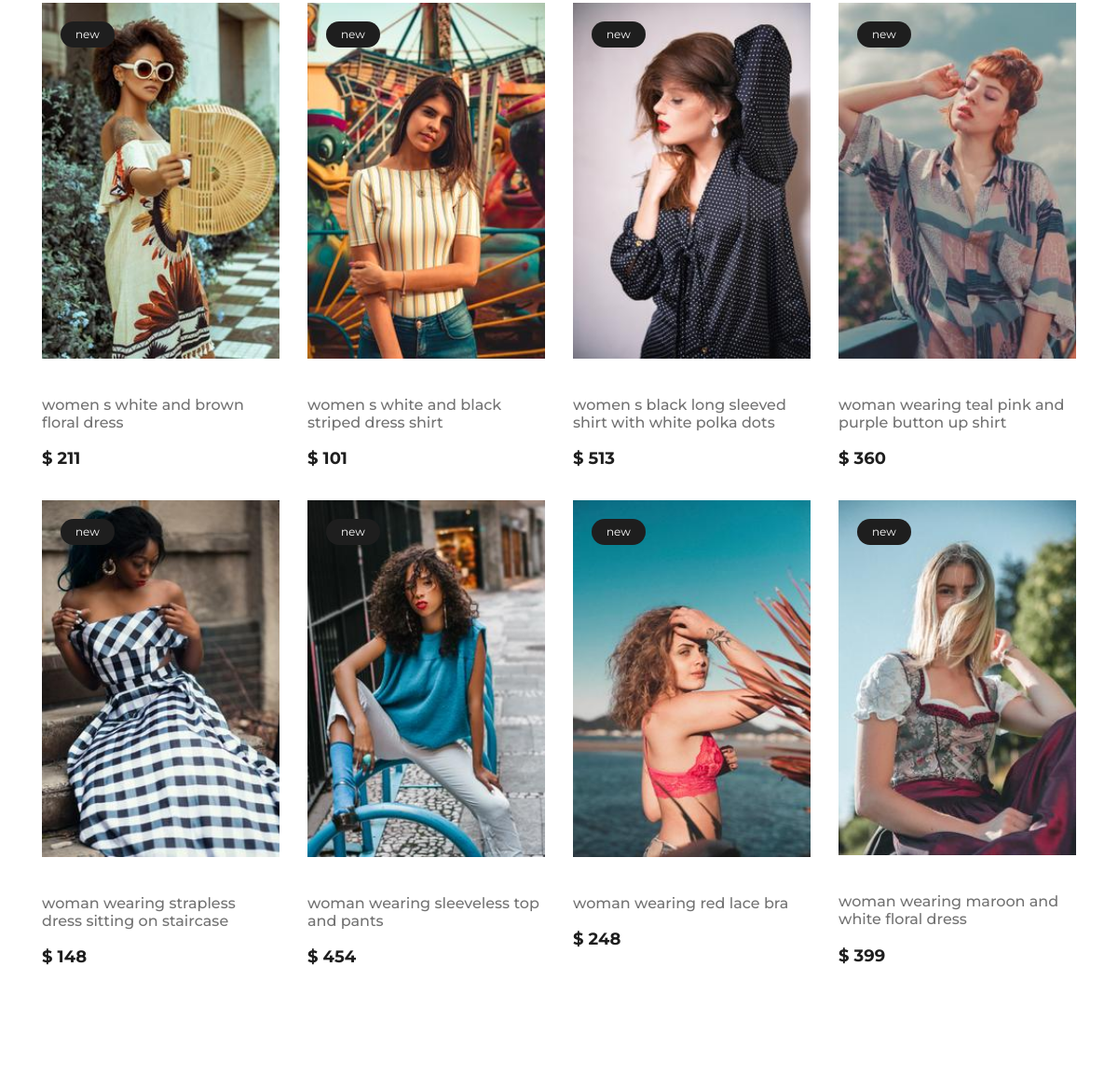
The page /categories (middle part) on the database as committed earlier.
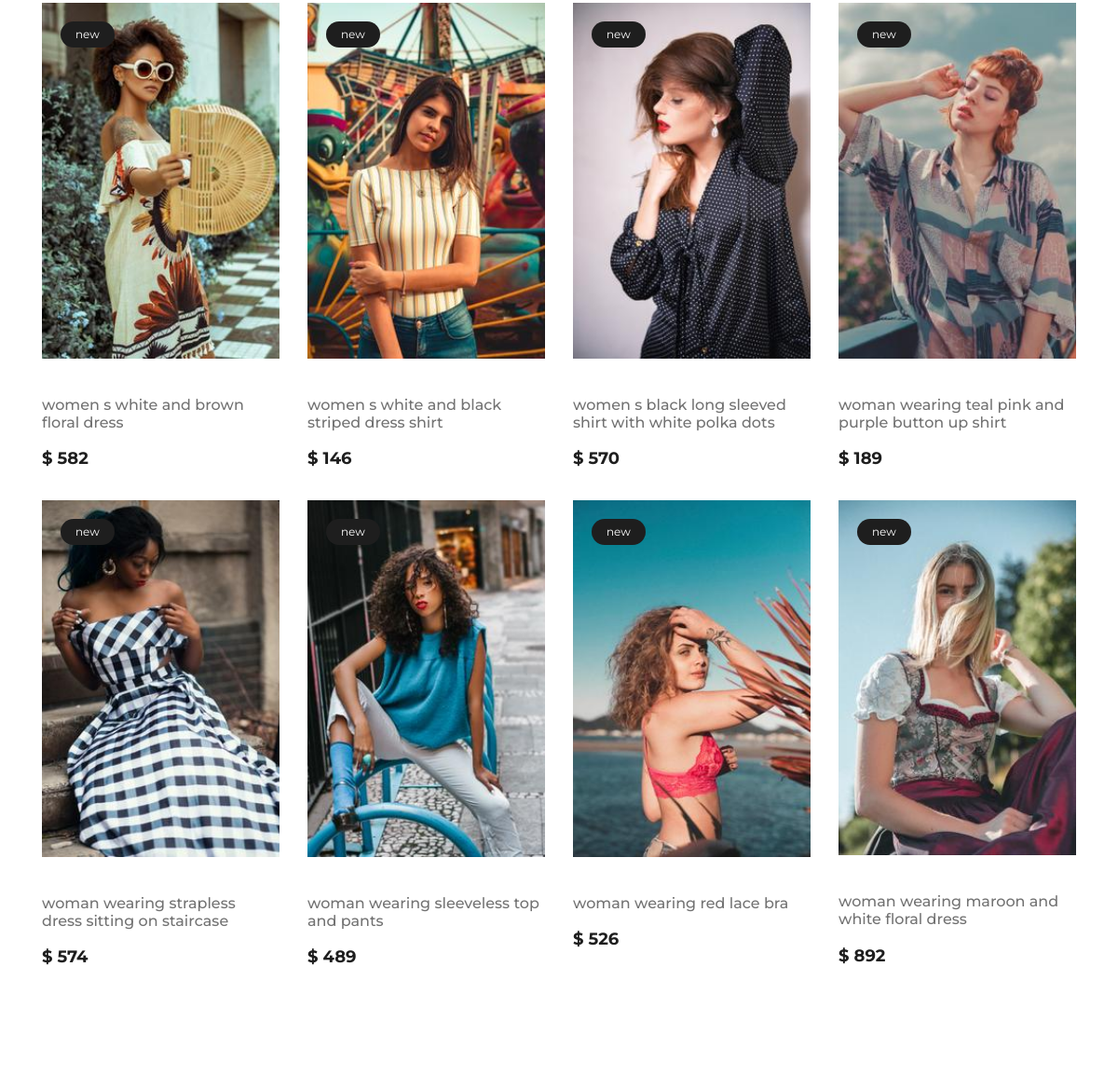
The same page on the database as committed later.
### fashionshop/models.py (models this page shows, shortened)
class Product(db.Model):
    id = db.Column(db.Integer, primary_key = True)
    title = db.Column(db.String(100), nullable = False)
    date_posted = db.Column(db.DateTime, nullable = False, default = datetime.utcnow)
    price = db.Column(db.Integer, nullable = False)
    description = db.Column(db.Text, nullable=False)
    image_file = db.Column(db.String(), nullable = True, default='default.jpg')
    category_id = db.Column(db.Integer, db.ForeignKey('category.id'), nullable = False)
    cartitems = db.relationship('CartItem', backref='Product', lazy = True)
    comments = db.relationship('Comment', backref='product', lazy = True)

### fashionshop/routes.py (the view)
@app.route('/categories')
def categories():
    page = request.args.get('page', 1, type = int)
    products = Product.query.order_by(Product.title.desc()).paginate(page = page, per_page = 8)
    categories = Category.query.all()
    return render_template('categories.html', title = 'Categories', products = products, categories = categories)

### fashionshop/templates/categories.html (shortened to what this page needs)
{% extends "layout.html" %}
{% block content %}
<section class="categories-page spad">
    <div class="container">
        <div class="row">
            {% for product in products.items %}
            <div class="col-lg-3 col-md-6">
                <div class="single-product-item">
                    <figure>
                        <img src="{{ url_for('static', filename='img/products/' + product.image_file) }}" alt="">
                        <div class="p-status">new</div>
                    </figure>
                    <div class="product-text">
                        <a href="{{ url_for('product', product_id = product.id)}}">
                            <h6> {{ product.title }}</h6>
                        </a>
                        <p>$ {{ product.price }}</p>
                    </div>
                </div>
            </div>
            {% endfor %}
    </div>
</section>
{% endblock content %}

### fashionshop/templates/layout.html (shortened to what this page needs)
<!DOCTYPE html>
<html lang="zxx">
<head>
    <link rel="stylesheet" href="{{ url_for('static', filename='css/bootstrap.min.css') }}" type="text/css">
    <link rel="stylesheet" href="{{ url_for('static', filename='css/font-awesome.min.css') }}" type="text/css">
    <link rel="stylesheet" href="{{ url_for('static', filename='css/nice-select.css') }}" type="text/css">
    <link rel="stylesheet" href="{{ url_for('static', filename='css/owl.carousel.min.css') }}" type="text/css">
    <link rel="stylesheet" href="{{ url_for('static', filename='css/magnific-popup.css') }}" type="text/css">
    <link rel="stylesheet" href="{{ url_for('static', filename='css/slicknav.min.css') }}" type="text/css">
    <link rel="stylesheet" href="{{ url_for('static', filename='css/style.css') }}" type="text/css">
</head>
<body>
      {% block content %}{% endblock %}
</body>
</html>

### fashionshop/static/css/style.css (style rules this page uses)
html, body { height: 100%; font-family: "Montserrat", sans-serif; -webkit-font-smoothing: antialiased; font-smoothing: antialiased; background: none; }
h1, h2, h3, h4, h5, h6 { margin: 0; color: #111111; font-weight: 500; font-family: "Montserrat", sans-serif; }
h6 { font-size: 16px; }
p { font-size: 15px; color: #7b7b7b; font-weight: 400; line-height: 1.6; font-family: "Montserrat", sans-serif; margin: 0 0 15px 0; }
img { max-width: 100%; }
.spad { padding-top: 100px; padding-bottom: 100px; }
.single-product-item { margin-bottom: 30px; }
.single-product-item figure { margin-bottom: 40px; position: relative; overflow: hidden; }
.single-product-item figure img { min-width: 100%; }
.single-product-item figure .p-status { position: absolute; left: 20px; top: 20px; padding: 5px 16px; font-size: 12px; background: #1e1e1e; color: #fff; border-radius: 50px; }
.single-product-item .product-text { text-align: center; }
.single-product-item .product-text h6 { color: #727272; margin-bottom: 15px; }
.single-product-item .product-text p { color: #1e1e1e; font-size: 18px; font-weight: 700; margin-bottom: 0; }
.categories-page { padding-top: 0; }
.categories-page .single-product-item figure { position: relative; z-index: 1; }
.categories-page .single-product-item figure:after { position: absolute; left: 0; top: 0; height: 100%; width: 100%; background: #000000; content: ""; opacity: 0; -webkit-transition: all 0.3s; transition: all 0.3s; }
.categories-page .single-product-item figure .p-status { z-index: 99; }
.categories-page .single-product-item .product-text { text-align: left; display: block; }
.categories-page .single-product-item .product-text a { display: block; }

Rows that differ between the two databases and show on the page:
changed Product "women s white and brown floral dress": price "211" → "582"
changed Product "women s white and black striped dress shirt": price "101" → "146"
changed Product "women s black long sleeved shirt with white polka dots": price "513" → "570"
changed Product "woman wearing teal pink and purple button up shirt": price "360" → "189"
changed Product "woman wearing strapless dress sitting on staircase": price "148" → "574"
changed Product "woman wearing sleeveless top and pants": price "454" → "489"
changed Product "woman wearing red lace bra": price "248" → "526"
changed Product "woman wearing maroon and white floral dress": price "399" → "892"
